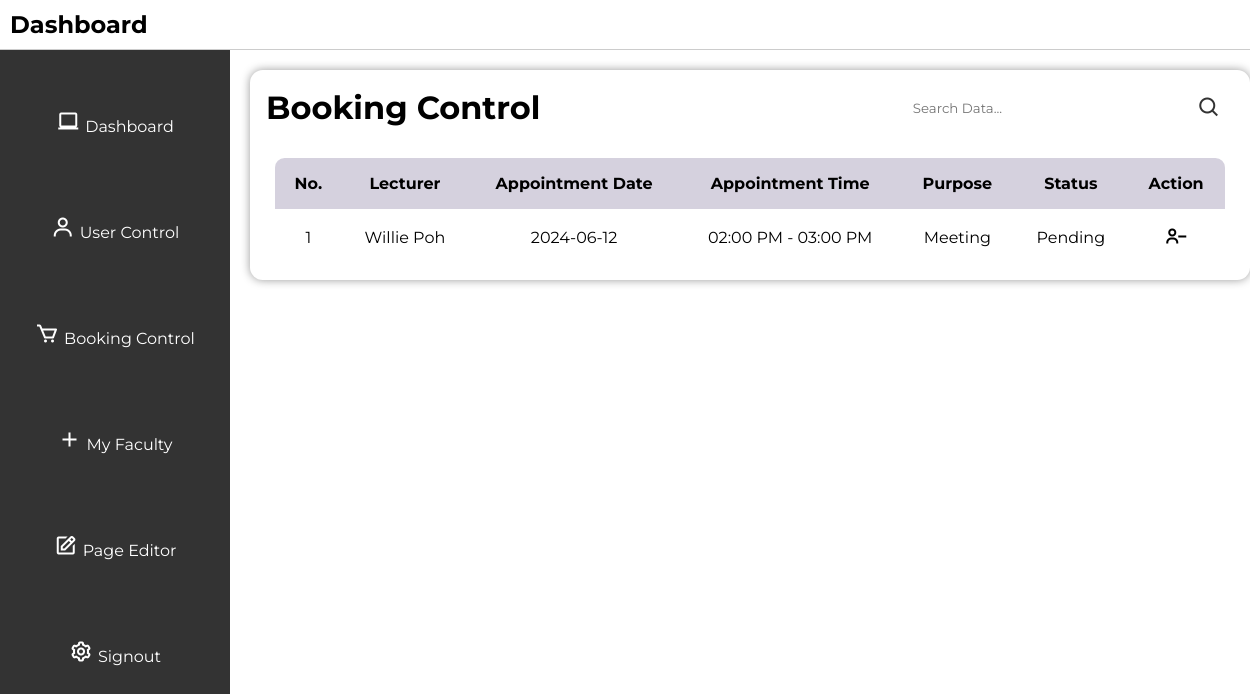
Page /appointmentcontrol on the earlier database version.
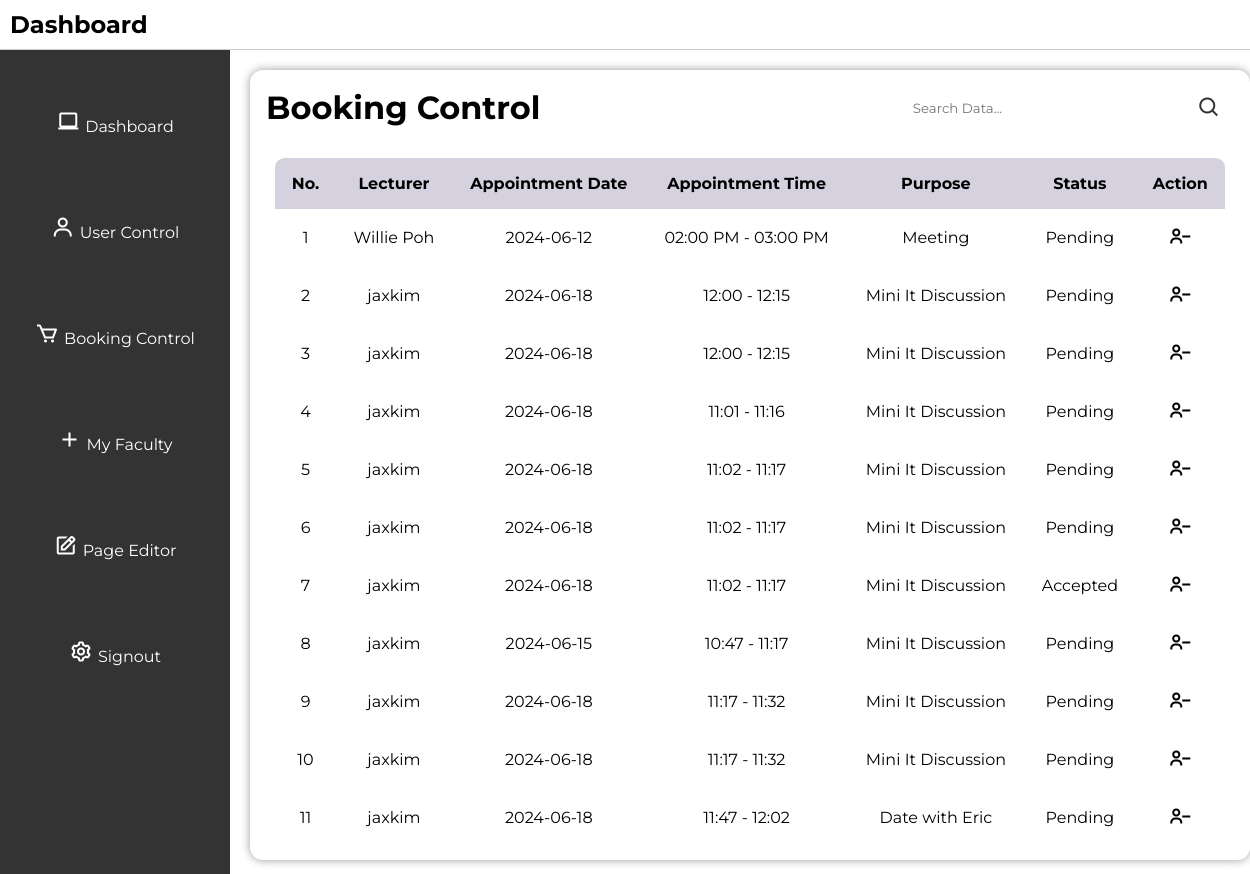
Same page on the later database version.
### tables this page shows
CREATE TABLE appointments (
        id INTEGER PRIMARY KEY AUTOINCREMENT,
        booking_id INTEGER NOT NULL,
        student TEXT NOT NULL,
        lecturer TEXT NOT NULL,
        appointment_date TEXT NOT NULL,
        appointment_time TEXT NOT NULL,
        purpose TEXT NOT NULL,
        status TEXT NOT NULL,
        FOREIGN KEY (student) REFERENCES users (username),
        FOREIGN KEY (lecturer) REFERENCES users (username)
    );

### app.py (the view)
@app.route("/appointmentcontrol", methods=["GET", "POST"])
def appointmentcontrol():
    search_query = request.args.get('search', '')
    conn = get_db_connection()
    cursor = conn.cursor()
    if search_query:
        cursor.execute(
            """
            SELECT id, lecturer, student, appointment_date, purpose, status, appointment_time
            FROM appointments
            WHERE lecturer LIKE ? OR student LIKE ? OR appointment_date LIKE ? OR purpose LIKE ? OR status LIKE ?
            """,
            (f"%{search_query}%", f"%{search_query}%", f"%{search_query}%", f"%{search_query}%", f"%{search_query}%")
        )
    else:
        cursor.execute(
            "SELECT id, lecturer, student, appointment_date, purpose, status, appointment_time FROM appointments"
        )
    appointments = cursor.fetchall()
    cursor.close()
    conn.close()
    return render_template("appointment_control.html", appointments=appointments)

### app.py (called while the page is built)
def get_db_connection():
    con = sqlite3.connect("database.db")  # Connect to the database
    con.row_factory = sqlite3.Row        # Set row factory to sqlite3.Row for dictionary-like row access
    return con                           # Return the database connection

### templates/appointment_control.html (shortened to what this page needs)
<!DOCTYPE html>
<html lang="en">
<head>
    <link rel="stylesheet" href="../static/style.css">
    <link href='https://unpkg.com/boxicons@2.1.4/css/boxicons.min.css' rel='stylesheet'>
</head>
<body>
    <header>
        <h2>Dashboard</h2>
    </header>
    <div class="sidebar">
        <ul>
            <li><i class='bx bx-laptop'></i><a href="/admin">Dashboard</a></li>
            <li><i class='bx bx-user'></i><a href="/usercontrol">User Control</a></li>
            <li><i class='bx bx-cart'></i><a href="/appointmentcontrol">Booking Control</a></li>
            <li><i class='bx bx-plus'></i><a href="/faculty">My Faculty</a></li>
            <li><i class='bx bx-edit' ></i><a href="/adminpageeditor">Page Editor</a></li>
            <li><i class='bx bx-cog' ></i><a href="/logout">Signout</a></li>
        </ul>
    </div>
    <div class="user-main">
        <div class="table" id="customers_table">
            <div class="table__header">
                <h1>Booking Control</h1>
                <div class="input-group">
                    <input type="search" id="search" placeholder="Search Data...">
                    <i class='bx bx-search' onclick="searchData()"></i>
                </div>
            </div>
            <div class="table__body">
                <table>
                    <thead>
                        <tr>
                            <th>No.</th>
                            <th>Lecturer</th>
                            <th>Appointment Date</th>
                            <th>Appointment Time</th>
                            <th>Purpose</th>
                            <th>Status</th>
                            <th>Action</th>
                        </tr>
                    </thead>
                    <tbody id="appointmentTableBody">
                        {% for appointment in appointments %}
                        <tr>
                            <td>{{ loop.index }}</td>
                            <td>{{ appointment[1] }}</td>
                            <td>{{ appointment[3] }}</td>
                            <td>{{ appointment[6] }}</td>
                            <td>{{ appointment[4] }}</td>
                            <td>{{ appointment[5] }}</td>
                            <td>
                                <form method="post" action="/delete_booking">
                                    <button type="submit"><i class='bx bx-user-minus'></i></button>
                                </form>
                            </td>
                        </tr>
                        {% endfor %}
                    </tbody>
                </table>
            </div>
        </div>
    </div>
</body>
</html>

### static/style.css (style rules this page uses)
* { margin: 0; padding: 0; box-sizing: border-box; font-family: 'Montserrat'; }
body { font-family: 'Montserrat', sans-serif; background-color: white; justify-content: center; align-items: center; margin: 0; padding: 0; min-width: 100vh; }
.bx { font-size: 24px; color: #333; }
header { display: flex; justify-content: space-between; align-items: center; padding: 10px; background-color: #ffffff; border-bottom: 1px solid #ccc; position: relative; top: 0; width: 100%; }
header h2 { font-size: 24px; }
.sidebar { height: calc(210vh - 60px); width: 230px; position: absolute; top: 50px; left: 0; background-color: #333; padding-top: 20px; overflow-y: auto; }
.sidebar ul { list-style-type: none; }
.sidebar ul li { padding: 40px 0; text-align: center; }
.sidebar ul li a { color: #fff; text-decoration: none; }
.sidebar i { color: white; margin-right: 5px; }
.table { position: relative; width: 1000px; box-shadow: 0 0 10px rgba(0, 0, 0, 0.4); border-radius: 12.8px; display: flex; justify-content: center; flex-direction: column; margin-top: 20px; left: 20%; }
.table__header { width: 100%; height: 10%; padding: 12.8px 16px; display: flex; justify-content: space-between; align-items: center; }
.table__header .input-group { width: 35%; height: 100%; padding: 12.8px; border-radius: 32px; display: flex; justify-content: center; align-items: center; transition: .2s; }
.table__header .input-group input { width: 100%; padding: 0 8px 0 4.8px; background-color: transparent; border: none; outline: none; }
.table__body { width: 95%; max-height: calc(89vh - 16px); background-color: #fffb; margin: 12.8px auto; border-radius: 9.6px; overflow: auto; overflow: overlay; }
table { width: 100%; }
table, th, td { border-collapse: collapse; padding: 16px; text-align: center; }
thead th { position: sticky; top: 0; left: 0; background-color: #d5d1defe; text-transform: capitalize; }
.table__body button { background-color: transparent; border: none; color: black; justify-content: center; }
.table__body i { border: none; color: black; }

Differences in the rows shown:
added appointments: lecturer "jaxkim", appointment_date "2024-06-18", appointment_time "12:00 - 12:15", purpose "Mini It Discussion", status "Pending"
added appointments: lecturer "jaxkim", appointment_date "2024-06-18", appointment_time "12:00 - 12:15", purpose "Mini It Discussion", status "Pending"
added appointments: lecturer "jaxkim", appointment_date "2024-06-18", appointment_time "11:01 - 11:16", purpose "Mini It Discussion", status "Pending"
added appointments: lecturer "jaxkim", appointment_date "2024-06-18", appointment_time "11:02 - 11:17", purpose "Mini It Discussion", status "Pending"
added appointments: lecturer "jaxkim", appointment_date "2024-06-18", appointment_time "11:02 - 11:17", purpose "Mini It Discussion", status "Pending"
added appointments: lecturer "jaxkim", appointment_date "2024-06-18", appointment_time "11:02 - 11:17", purpose "Mini It Discussion", status "Accepted"
added appointments: lecturer "jaxkim", appointment_date "2024-06-15", appointment_time "10:47 - 11:17", purpose "Mini It Discussion", status "Pending"
added appointments: lecturer "jaxkim", appointment_date "2024-06-18", appointment_time "11:17 - 11:32", purpose "Mini It Discussion", status "Pending"
added appointments: lecturer "jaxkim", appointment_date "2024-06-18", appointment_time "11:17 - 11:32", purpose "Mini It Discussion", status "Pending"
added appointments: lecturer "jaxkim", appointment_date "2024-06-18", appointment_time "11:47 - 12:02", purpose "Date with Eric", status "Pending"
